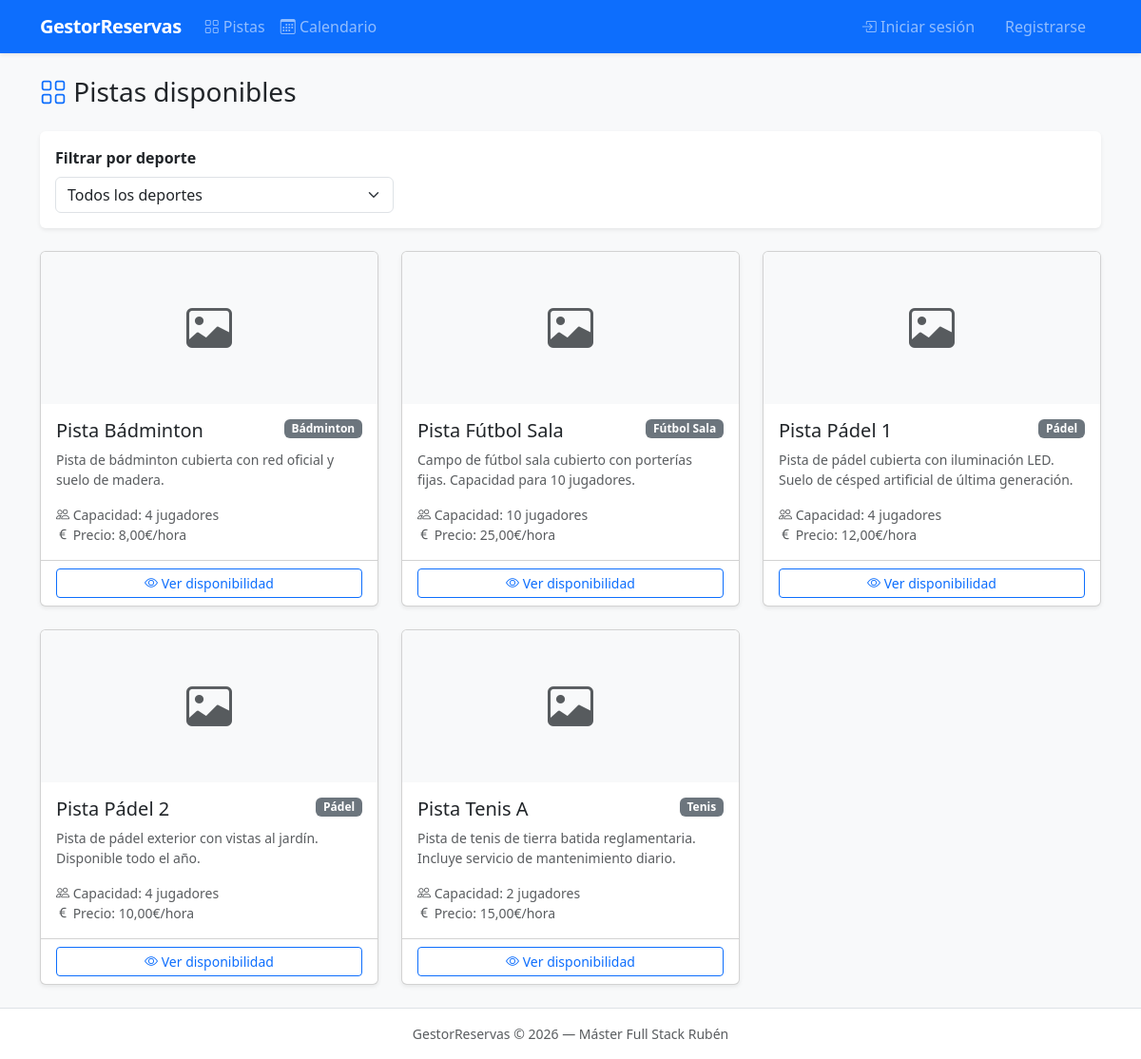
Page /pistas/ on the committed database.
### reservas/models.py (models this page shows, shortened)
class Resource(models.Model):
    SPORT_CHOICES = [
        ('padel', 'Pádel'),
        ('tenis', 'Tenis'),
        ('futbol_sala', 'Fútbol Sala'),
        ('badminton', 'Bádminton'),
        ('squash', 'Squash'),
        ('baloncesto', 'Baloncesto'),
        ('otro', 'Otro'),
    ]
    name = models.CharField('nombre', max_length=100)
    sport_type = models.CharField('deporte', max_length=20, choices=SPORT_CHOICES)
    description = models.TextField('descripción', blank=True)
    capacity = models.PositiveIntegerField('capacidad (jugadores)', default=2)
    price_per_hour = models.DecimalField('precio por hora (€)', max_digits=6, decimal_places=2, default=0)
    is_active = models.BooleanField('activa', default=True)
    image = models.ImageField('imagen', upload_to='resources/', blank=True, null=True)
    class Meta:
        verbose_name = 'Pista'
        verbose_name_plural = 'Pistas'
        ordering = ['sport_type', 'name']

### reservas/views.py (the view)
# urls.py: path('pistas/', views.resource_list, name='resource_list'),
def resource_list(request):
    sport_filter = request.GET.get('deporte', '')
    resources = Resource.objects.filter(is_active=True)
    if sport_filter:
        resources = resources.filter(sport_type=sport_filter)
    return render(request, 'reservas/resource_list.html', {
        'resources': resources,
        'sport_choices': Resource.SPORT_CHOICES,
        'sport_filter': sport_filter,
    })

### reservas/templates/reservas/resource_list.html (shortened to what this page needs)
{% extends 'base.html' %}
{% block content %}
<div class="d-flex justify-content-between align-items-center mb-4">
    <h1 class="h3 mb-0"><i class="bi bi-grid text-primary"></i> Pistas disponibles</h1>
</div>
<div class="card mb-4 border-0 shadow-sm">
    <div class="card-body">
        <form method="get" class="row g-2 align-items-end">
            <div class="col-md-4">
                <label class="form-label fw-semibold">Filtrar por deporte</label>
                <select name="deporte" class="form-select" onchange="this.form.submit()">
                    <option value="">Todos los deportes</option>
                </select>
            </div>
        </form>
    </div>
</div>
{% if resources %}
    <div class="row row-cols-1 row-cols-md-2 row-cols-lg-3 g-4">
        {% for resource in resources %}
            <div class="col">
                <div class="card h-100 booking-card shadow-sm">
                    {% if resource.image %}
                        <img src="{{ resource.image.url }}" class="card-img-top" alt="{{ resource.name }}" style="height:160px; object-fit:cover;">
                    {% else %}
                        <div class="card-img-top bg-light d-flex align-items-center justify-content-center" style="height:160px;">
                            <i class="bi bi-image text-muted" style="font-size:3rem;"></i>
                        </div>
                    {% endif %}
                    <div class="card-body">
                        <div class="d-flex justify-content-between align-items-start mb-2">
                            <h5 class="card-title mb-0">{{ resource.name }}</h5>
                            <span class="badge bg-secondary ms-2">{{ resource.get_sport_type_display }}</span>
                        </div>
                        <p class="card-text text-muted small">{{ resource.description|truncatewords:20|default:"Sin descripción." }}</p>
                        <ul class="list-unstyled small text-muted mb-0">
                            <li><i class="bi bi-people"></i> Capacidad: {{ resource.capacity }} jugadores</li>
                            <li><i class="bi bi-currency-euro"></i> Precio: {{ resource.price_per_hour }}€/hora</li>
                        </ul>
                    </div>
                    <div class="card-footer bg-transparent d-flex gap-2">
                        <a href="{% url 'reservas:resource_detail' resource.pk %}" class="btn btn-outline-primary btn-sm flex-fill">
                            <i class="bi bi-eye"></i> Ver disponibilidad
                        </a>
                    </div>
                </div>
            </div>
        {% endfor %}
    </div>
{% else %}
    <div class="alert alert-info text-center py-5">
        <i class="bi bi-search" style="font-size:2rem;"></i>
        <p class="mt-3 mb-0">No se encontraron pistas con ese criterio.</p>
    </div>
{% endif %}
{% endblock %}

### reservas/templates/base.html (style rules this page uses)
body { background-color: #f8f9fa; }

### rows in the picture
Resource: name "Pista Bádminton", sport_type "Bádminton", description "Pista de bádminton cubierta con red oficial y suelo de madera.", capacity "4", price_per_hour "8,00"
Resource: name "Pista Fútbol Sala", sport_type "Fútbol Sala", description "Campo de fútbol sala cubierto con porterías fijas. Capacidad para 10 jugadores.", capacity "10", price_per_hour "25,00"
Resource: name "Pista Pádel 1", sport_type "Pádel", description "Pista de pádel cubierta con iluminación LED. Suelo de césped artificial de última generación.", capacity "4", price_per_hour "12,00"
Resource: name "Pista Pádel 2", sport_type "Pádel", description "Pista de pádel exterior con vistas al jardín. Disponible todo el año.", capacity "4", price_per_hour "10,00"
Resource: name "Pista Tenis A", sport_type "Tenis", description "Pista de tenis de tierra batida reglamentaria. Incluye servicio de mantenimiento diario.", capacity "2", price_per_hour "15,00"
